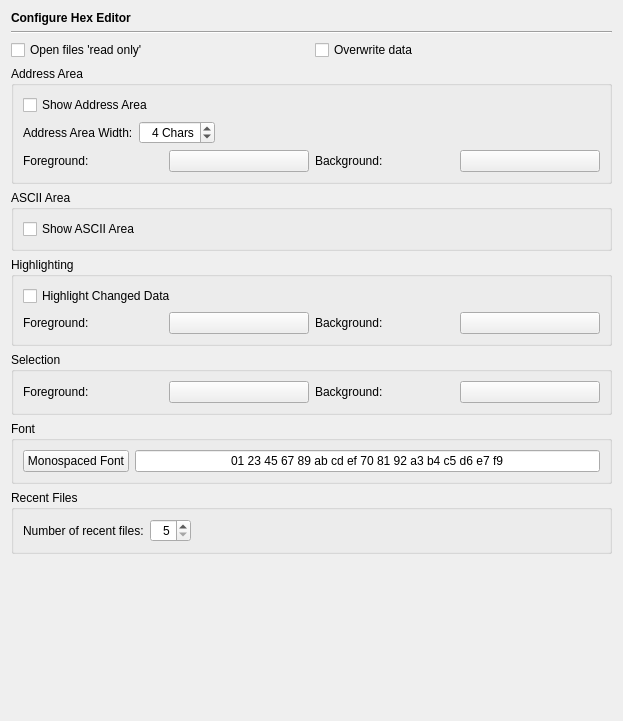
<?xml version="1.0" encoding="UTF-8"?>
<ui version="4.0">
 <class>HexEditorPage</class>
 <widget class="QWidget" name="HexEditorPage">
  <property name="geometry">
   <rect>
    <x>0</x>
    <y>0</y>
    <width>623</width>
    <height>721</height>
   </rect>
  </property>
  <layout class="QVBoxLayout" name="verticalLayout">
   <item>
    <widget class="QLabel" name="headerLabel">
     <property name="text">
      <string>&lt;b&gt;Configure Hex Editor&lt;/b&gt;</string>
     </property>
    </widget>
   </item>
   <item>
    <widget class="Line" name="line14">
     <property name="frameShape">
      <enum>QFrame::HLine</enum>
     </property>
     <property name="frameShadow">
      <enum>QFrame::Sunken</enum>
     </property>
     <property name="orientation">
      <enum>Qt::Horizontal</enum>
     </property>
    </widget>
   </item>
   <item>
    <layout class="QHBoxLayout" name="horizontalLayout_4">
     <item>
      <widget class="QCheckBox" name="readOnlyCheckBox">
       <property name="toolTip">
        <string>Select whether files shall be opened in read only mode</string>
       </property>
       <property name="text">
        <string>Open files 'read only'</string>
       </property>
      </widget>
     </item>
     <item>
      <widget class="QCheckBox" name="overwriteCheckBox">
       <property name="toolTip">
        <string>Select whether the editor shall be started in Overwrite mode</string>
       </property>
       <property name="text">
        <string>Overwrite data</string>
       </property>
      </widget>
     </item>
    </layout>
   </item>
   <item>
    <widget class="QGroupBox" name="groupBox_3">
     <property name="title">
      <string>Address Area</string>
     </property>
     <layout class="QGridLayout" name="gridLayout_2">
      <item row="0" column="0" colspan="4">
       <widget class="QCheckBox" name="addressAreaCheckBox">
        <property name="toolTip">
         <string>Select whether the address area shall be shown</string>
        </property>
        <property name="text">
         <string>Show Address Area</string>
        </property>
       </widget>
      </item>
      <item row="1" column="0" colspan="4">
       <layout class="QHBoxLayout">
        <item>
         <widget class="QLabel" name="textLabel1_20">
          <property name="text">
           <string>Address Area Width:</string>
          </property>
         </widget>
        </item>
        <item>
         <widget class="QSpinBox" name="addressAreaWidthSpinBox">
          <property name="toolTip">
           <string>Enter the width of the address area in characters</string>
          </property>
          <property name="alignment">
           <set>Qt::AlignRight|Qt::AlignTrailing|Qt::AlignVCenter</set>
          </property>
          <property name="suffix">
           <string> Chars</string>
          </property>
          <property name="minimum">
           <number>2</number>
          </property>
          <property name="maximum">
           <number>12</number>
          </property>
          <property name="singleStep">
           <number>2</number>
          </property>
          <property name="value">
           <number>4</number>
          </property>
         </widget>
        </item>
        <item>
         <spacer>
          <property name="orientation">
           <enum>Qt::Horizontal</enum>
          </property>
          <property name="sizeType">
           <enum>QSizePolicy::Expanding</enum>
          </property>
          <property name="sizeHint" stdset="0">
           <size>
            <width>40</width>
            <height>20</height>
           </size>
          </property>
         </spacer>
        </item>
       </layout>
      </item>
      <item row="2" column="0">
       <widget class="QLabel" name="TextLabel1_3_4">
        <property name="text">
         <string>Foreground:</string>
        </property>
       </widget>
      </item>
      <item row="2" column="1">
       <widget class="QPushButton" name="addressAreaForeGroundButton">
        <property name="minimumSize">
         <size>
          <width>100</width>
          <height>0</height>
         </size>
        </property>
        <property name="toolTip">
         <string>Select the foreground colour of the address area</string>
        </property>
        <property name="text">
         <string/>
        </property>
       </widget>
      </item>
      <item row="2" column="2">
       <widget class="QLabel" name="TextLabel1_3_2_4">
        <property name="text">
         <string>Background:</string>
        </property>
       </widget>
      </item>
      <item row="2" column="3">
       <widget class="QPushButton" name="addressAreaBackGroundButton">
        <property name="minimumSize">
         <size>
          <width>100</width>
          <height>0</height>
         </size>
        </property>
        <property name="toolTip">
         <string>Select the background colour of the address area</string>
        </property>
        <property name="text">
         <string/>
        </property>
       </widget>
      </item>
     </layout>
    </widget>
   </item>
   <item>
    <widget class="QGroupBox" name="groupBox_4">
     <property name="title">
      <string>ASCII Area</string>
     </property>
     <layout class="QHBoxLayout" name="horizontalLayout_3">
      <item>
       <widget class="QCheckBox" name="asciiAreaCheckBox">
        <property name="toolTip">
         <string>Select whether the ASCII area shall be shown</string>
        </property>
        <property name="text">
         <string>Show ASCII Area</string>
        </property>
       </widget>
      </item>
     </layout>
    </widget>
   </item>
   <item>
    <widget class="QGroupBox" name="groupBox">
     <property name="title">
      <string>Highlighting</string>
     </property>
     <layout class="QGridLayout" name="gridLayout">
      <item row="0" column="0" colspan="4">
       <widget class="QCheckBox" name="highlightingCheckBox">
        <property name="toolTip">
         <string>Select whether changed data shall be highlighted</string>
        </property>
        <property name="text">
         <string>Highlight Changed Data</string>
        </property>
       </widget>
      </item>
      <item row="1" column="0">
       <widget class="QLabel" name="TextLabel1_3_2">
        <property name="text">
         <string>Foreground:</string>
        </property>
       </widget>
      </item>
      <item row="1" column="1">
       <widget class="QPushButton" name="highlightingForeGroundButton">
        <property name="minimumSize">
         <size>
          <width>100</width>
          <height>0</height>
         </size>
        </property>
        <property name="toolTip">
         <string>Select the foreground colour for highlighted data</string>
        </property>
        <property name="text">
         <string/>
        </property>
       </widget>
      </item>
      <item row="1" column="2">
       <widget class="QLabel" name="TextLabel1_3_2_2">
        <property name="text">
         <string>Background:</string>
        </property>
       </widget>
      </item>
      <item row="1" column="3">
       <widget class="QPushButton" name="highlightingBackGroundButton">
        <property name="minimumSize">
         <size>
          <width>100</width>
          <height>0</height>
         </size>
        </property>
        <property name="toolTip">
         <string>Select the background colour for highlighted data</string>
        </property>
        <property name="text">
         <string/>
        </property>
       </widget>
      </item>
     </layout>
    </widget>
   </item>
   <item>
    <widget class="QGroupBox" name="groupBox_2">
     <property name="title">
      <string>Selection</string>
     </property>
     <layout class="QHBoxLayout" name="horizontalLayout_2">
      <item>
       <widget class="QLabel" name="TextLabel1_3_3">
        <property name="text">
         <string>Foreground:</string>
        </property>
       </widget>
      </item>
      <item>
       <widget class="QPushButton" name="selectionForeGroundButton">
        <property name="minimumSize">
         <size>
          <width>100</width>
          <height>0</height>
         </size>
        </property>
        <property name="toolTip">
         <string>Select the foreground colour of the selection</string>
        </property>
        <property name="text">
         <string/>
        </property>
       </widget>
      </item>
      <item>
       <widget class="QLabel" name="TextLabel1_3_2_3">
        <property name="text">
         <string>Background:</string>
        </property>
       </widget>
      </item>
      <item>
       <widget class="QPushButton" name="selectionBackGroundButton">
        <property name="minimumSize">
         <size>
          <width>100</width>
          <height>0</height>
         </size>
        </property>
        <property name="toolTip">
         <string>Select the background colour of the selection</string>
        </property>
        <property name="text">
         <string/>
        </property>
       </widget>
      </item>
     </layout>
    </widget>
   </item>
   <item>
    <widget class="QGroupBox" name="groupBox_5">
     <property name="title">
      <string>Font</string>
     </property>
     <layout class="QHBoxLayout" name="horizontalLayout">
      <item>
       <widget class="QPushButton" name="monospacedFontButton">
        <property name="toolTip">
         <string>Press to select the font to be used (this must be a monospaced font)</string>
        </property>
        <property name="text">
         <string>Monospaced Font</string>
        </property>
       </widget>
      </item>
      <item>
       <widget class="QLineEdit" name="monospacedFontSample">
        <property name="focusPolicy">
         <enum>Qt::NoFocus</enum>
        </property>
        <property name="text">
         <string notr="true">01 23 45 67 89 ab cd ef 70 81 92 a3 b4 c5 d6 e7 f9</string>
        </property>
        <property name="alignment">
         <set>Qt::AlignHCenter</set>
        </property>
        <property name="readOnly">
         <bool>true</bool>
        </property>
       </widget>
      </item>
     </layout>
    </widget>
   </item>
   <item>
    <widget class="QGroupBox" name="groupBox_7">
     <property name="title">
      <string>Recent Files</string>
     </property>
     <layout class="QHBoxLayout" name="_2">
      <item>
       <widget class="QLabel" name="label">
        <property name="text">
         <string>Number of recent files:</string>
        </property>
       </widget>
      </item>
      <item>
       <widget class="QSpinBox" name="recentFilesSpinBox">
        <property name="toolTip">
         <string>Enter the number of recent files to remember</string>
        </property>
        <property name="alignment">
         <set>Qt::AlignRight|Qt::AlignTrailing|Qt::AlignVCenter</set>
        </property>
        <property name="minimum">
         <number>5</number>
        </property>
        <property name="maximum">
         <number>50</number>
        </property>
       </widget>
      </item>
      <item>
       <spacer>
        <property name="orientation">
         <enum>Qt::Horizontal</enum>
        </property>
        <property name="sizeHint" stdset="0">
         <size>
          <width>40</width>
          <height>20</height>
         </size>
        </property>
       </spacer>
      </item>
     </layout>
    </widget>
   </item>
   <item>
    <spacer>
     <property name="orientation">
      <enum>Qt::Vertical</enum>
     </property>
     <property name="sizeHint" stdset="0">
      <size>
       <width>20</width>
       <height>40</height>
      </size>
     </property>
    </spacer>
   </item>
  </layout>
 </widget>
 <tabstops>
  <tabstop>readOnlyCheckBox</tabstop>
  <tabstop>overwriteCheckBox</tabstop>
  <tabstop>addressAreaCheckBox</tabstop>
  <tabstop>addressAreaWidthSpinBox</tabstop>
  <tabstop>addressAreaForeGroundButton</tabstop>
  <tabstop>addressAreaBackGroundButton</tabstop>
  <tabstop>asciiAreaCheckBox</tabstop>
  <tabstop>highlightingCheckBox</tabstop>
  <tabstop>highlightingForeGroundButton</tabstop>
  <tabstop>highlightingBackGroundButton</tabstop>
  <tabstop>selectionForeGroundButton</tabstop>
  <tabstop>selectionBackGroundButton</tabstop>
  <tabstop>monospacedFontButton</tabstop>
 </tabstops>
 <resources/>
 <connections/>
</ui>
